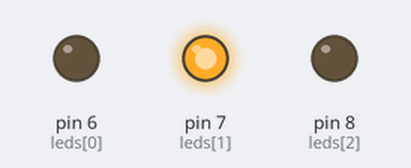
The sketch below on a simulated Arduino Uno, built with avr-gcc and run on an emulated ATmega328P. Shown: output pins drawn as LEDs (lit = HIGH).

Above: at 0.1 s.
At 0.45 s:
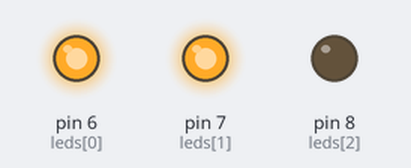
At 0.84 s:
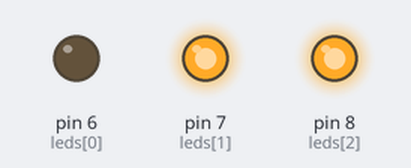
At 1.6 s:
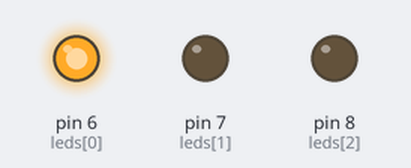
At 2.92 s:
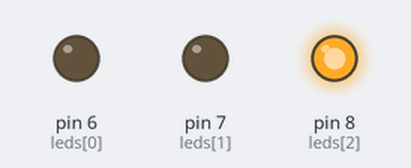
Timing chart, 0 to 3.2 s (numbered marks = the images above):
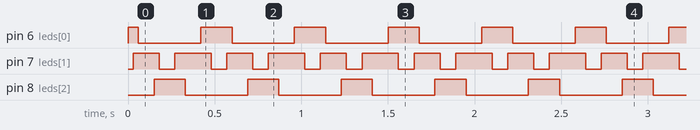

Measured:
- by itself, pin 6 (leds[0]): repeats every 0.54 s: LOW 0.36 s, HIGH 0.18 s
- by itself, pin 7 (leds[1]): alternates HIGH for 0.15 s and LOW for 0.09 s
- by itself, pin 8 (leds[2]): alternates HIGH for 0.18 s and LOW for 0.36 s

The sketch:

Leds_auto_fantastico_con_array.ino
```cpp
//Este array tiene los n° de pines donde se conectan los LED
byte leds[]={6,7,8};
byte i=0; //Variable contador para los bucles for
int del=30; //Variable que marca el tiempo en los delay()
void setup() {
  //El bucle recorre los tres elementos del array (0, 1 y 2)
  for (i=0;i<=2;i++) {
    pinMode(leds[i], OUTPUT);
  }
}
void loop() {
  //Parpadean los leds del 6 al 8
  //Atencion a los limites del bucle for
  for (i=0;i<2;i++) {
    digitalWrite (leds[i],HIGH);
    delay(del);
    digitalWrite(leds[i+1], HIGH);
    delay(del);
    digitalWrite (leds[i], LOW);
    delay(del*2);
  }
  //Parpadean los leds del 8 al 6
  //Atencion a los limites del bucle for
  for (i=2;i>0;i--) {
    digitalWrite (leds[i], HIGH);
    delay(del);
    digitalWrite(leds[i-1], HIGH);
    delay(del);
    digitalWrite(leds[i-1], HIGH);
    delay(del);
    digitalWrite (leds[i], LOW);
    delay(del*2);
  }
}
```
